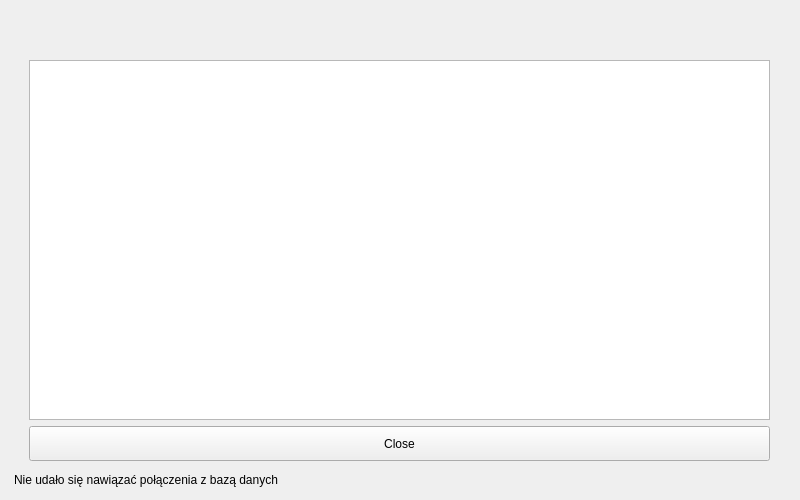
<?xml version="1.0" encoding="UTF-8"?>
<ui version="4.0">
 <class>database</class>
 <widget class="QWidget" name="database">
  <property name="geometry">
   <rect>
    <x>0</x>
    <y>0</y>
    <width>800</width>
    <height>500</height>
   </rect>
  </property>
  <property name="minimumSize">
   <size>
    <width>0</width>
    <height>500</height>
   </size>
  </property>
  <property name="maximumSize">
   <size>
    <width>999999</width>
    <height>500</height>
   </size>
  </property>
  <property name="windowTitle">
   <string>Spreadsheet</string>
  </property>
  <property name="styleSheet">
   <string notr="true">/*
 * The MIT License (MIT)
 *
 * Copyright (c) &lt;2013-2014&gt; &lt;Colin Duquesnoy&gt;
 *
 * Permission is hereby granted, free of charge, to any person obtaining a copy
 * of this software and associated documentation files (the &quot;Software&quot;), to deal
 * in the Software without restriction, including without limitation the rights
 * to use, copy, modify, merge, publish, distribute, sublicense, and/or sell
 * copies of the Software, and to permit persons to whom the Software is
 * furnished to do so, subject to the following conditions:
 * The above copyright notice and this permission notice shall be included in
 * all copies or substantial portions of the Software.
 * THE SOFTWARE IS PROVIDED &quot;AS IS&quot;, WITHOUT WARRANTY OF ANY KIND, EXPRESS OR
 * IMPLIED, INCLUDING BUT NOT LIMITED TO THE WARRANTIES OF MERCHANTABILITY,
 * FITNESS FOR A PARTICULAR PURPOSE AND NONINFRINGEMENT. IN NO EVENT SHALL THE
 * AUTHORS OR COPYRIGHT HOLDERS BE LIABLE FOR ANY CLAIM, DAMAGES OR OTHER
 * LIABILITY, WHETHER IN AN ACTION OF CONTRACT, TORT OR OTHERWISE, ARISING FROM,
 * OUT OF OR IN CONNECTION WITH THE SOFTWARE OR THE USE OR OTHER DEALINGS IN
 * THE SOFTWARE.
 */
QToolTip
{
    border: 1px solid #76797C;
    background-color: rgb(90, 102, 117);;
    color: white;
    padding: 5px;
    opacity: 200;
}
QWidget
{
    color: #eff0f1;
    background-color: #31363b;
    selection-background-color:#3daee9;
    selection-color: #eff0f1;
    background-clip: border;
    border-image: none;
    outline: 0;
}
QWidget:item:hover
{
    background-color: #3daee9;
    color: #eff0f1;
}
QWidget:item:selected
{
    background-color: #3daee9;
}
QCheckBox
{
    spacing: 5px;
    outline: none;
    color: #eff0f1;
    margin-bottom: 2px;
}
QCheckBox:disabled
{
    color: #76797C;
}
QCheckBox::indicator,
QGroupBox::indicator
{
    width: 18px;
    height: 18px;
}
QGroupBox::indicator
{
    margin-left: 2px;
}
QCheckBox::indicator:unchecked
{
    image: url(:/qss_icons/rc/checkbox_unchecked.png);
}
QCheckBox::indicator:unchecked:hover,
QCheckBox::indicator:unchecked:focus,
QCheckBox::indicator:unchecked:pressed,
QGroupBox::indicator:unchecked:hover,
QGroupBox::indicator:unchecked:focus,
QGroupBox::indicator:unchecked:pressed
{
  border: none;
    image: url(:/qss_icons/rc/checkbox_unchecked_focus.png);
}
QCheckBox::indicator:checked
{
    image: url(:/qss_icons/rc/checkbox_checked.png);
}
QCheckBox::indicator:checked:hover,
QCheckBox::indicator:checked:focus,
QCheckBox::indicator:checked:pressed,
QGroupBox::indicator:checked:hover,
QGroupBox::indicator:checked:focus,
QGroupBox::indicator:checked:pressed
{
  border: none;
    image: url(:/qss_icons/rc/checkbox_checked_focus.png);
}
QCheckBox::indicator:indeterminate
{
    image: url(:/qss_icons/rc/checkbox_indeterminate.png);
}
QCheckBox::indicator:indeterminate:focus,
QCheckBox::indicator:indeterminate:hover,
QCheckBox::indicator:indeterminate:pressed
{
    image: url(:/qss_icons/rc/checkbox_indeterminate_focus.png);
}
QCheckBox::indicator:checked:disabled,
QGroupBox::indicator:checked:disabled
{
    image: url(:/qss_icons/rc/checkbox_checked_disabled.png);
}
QCheckBox::indicator:unchecked:disabled,
QGroupBox::indicator:unchecked:disabled
{
    image: url(:/qss_icons/rc/checkbox_unchecked_disabled.png);
}
QRadioButton
{
    spacing: 5px;
    outline: none;
    color: #eff0f1;
    margin-bottom: 2px;
}
QRadioButton:disabled
{
    color: #76797C;
}
QRadioButton::indicator
{
    width: 21px;
    height: 21px;
}
QRadioButton::indicator:unchecked
{
    image: url(:/qss_icons/rc/radio_unchecked.png);
}
QRadioButton::indicator:unchecked:hover,
QRadioButton::indicator:unchecked:focus,
QRadioButton::indicator:unchecked:pressed
{
    border: none;
    outline: none;
    image: url(:/qss_icons/rc/radio_unchecked_focus.png);
}
QRadioButton::indicator:checked
{
    border: none;
    outline: none;
    image: url(:/qss_icons/rc/radio_checked.png);
}
QRadioButton::indicator:checked:hover,
QRadioButton::indicator:checked:focus,
QRadioButton::indicator:checked:pressed
{
    border: none;
    outline: none;
    image: url(:/qss_icons/rc/radio_checked_focus.png);
}
QRadioButton::indicator:checked:disabled
{
    outline: none;
    image: url(:/qss_icons/rc/radio_checked_disabled.png);
}
QRadioButton::indicator:unchecked:disabled
{
    image: url(:/qss_icons/rc/radio_unchecked_disabled.png);
}
QMenuBar
{
    background-color: #31363b;
    color: #eff0f1;
}
QMenuBar::item
{
    background: transparent;
}
QMenuBar::item:selected
{
    background: transparent;
    border: 1px solid #76797C;
}
QMenuBar::item:pressed
{
    border: 1px solid #76797C;
    background-color: #3daee9;
    color: #eff0f1;
    margin-bottom:-1px;
    padding-bottom:1px;
}
QMenu
{
    border: 1px solid #76797C;
    color: #eff0f1;
    margin: 2px;
}
QMenu::icon
{
    margin: 5px;
}
QMenu::item
{
    padding: 5px 30px 5px 30px;
    margin-left: 5px;
    border: 1px solid transparent; /* reserve space for selection border */
}
QMenu::item:selected
{
    color: #eff0f1;
}
QMenu::separator {
    height: 2px;
    background: lightblue;
    margin-left: 10px;
    margin-right: 5px;
}
QMenu::indicator {
    width: 18px;
    height: 18px;
}
/* non-exclusive indicator = check box style indicator
   (see QActionGroup::setExclusive) */
QMenu::indicator:non-exclusive:unchecked {
    image: url(:/qss_icons/rc/checkbox_unchecked.png);
}
QMenu::indicator:non-exclusive:unchecked:selected {
    image: url(:/qss_icons/rc/checkbox_unchecked_disabled.png);
}
QMenu::indicator:non-exclusive:checked {
    image: url(:/qss_icons/rc/checkbox_checked.png);
}
QMenu::indicator:non-exclusive:checked:selected {
    image: url(:/qss_icons/rc/checkbox_checked_disabled.png);
}
/* exclusive indicator = radio button style indicator (see QActionGroup::setExclusive) */
QMenu::indicator:exclusive:unchecked {
    image: url(:/qss_icons/rc/radio_unchecked.png);
}
QMenu::indicator:exclusive:unchecked:selected {
    image: url(:/qss_icons/rc/radio_unchecked_disabled.png);
}
QMenu::indicator:exclusive:checked {
    image: url(:/qss_icons/rc/radio_checked.png);
}
QMenu::indicator:exclusive:checked:selected {
    image: url(:/qss_icons/rc/radio_checked_disabled.png);
}
QMenu::right-arrow {
    margin: 5px;
    image: url(:/qss_icons/rc/right_arrow.png)
}
QWidget:disabled
{
    color: #454545;
    background-color: #31363b;
}
QAbstractItemView
{
    alternate-background-color: #31363b;
    color: #eff0f1;
    border: 1px solid 3A3939;
    border-radius: 2px;
}
QWidget:focus, QMenuBar:focus
{
    border: 1px solid #3daee9;
}
QTabWidget:focus, QCheckBox:focus, QRadioButton:focus, QSlider:focus
{
    border: none;
}
QLineEdit
{
    background-color: #232629;
    padding: 5px;
    border-style: solid;
    border: 1px solid #76797C;
    border-radius: 2px;
    color: #eff0f1;
}
QGroupBox {
    border:1px solid #76797C;
    border-radius: 2px;
    margin-top: 20px;
}
QGroupBox::title {
    subcontrol-origin: margin;
    subcontrol-position: top center;
    padding-left: 10px;
    padding-right: 10px;
    padding-top: 10px;
}
QAbstractScrollArea
{
    border-radius: 2px;
    border: 1px solid #76797C;
    background-color: transparent;
}
QScrollBar:horizontal
{
    height: 15px;
    margin: 3px 15px 3px 15px;
    border: 1px transparent #2A2929;
    border-radius: 4px;
    background-color: #2A2929;
}
QScrollBar::handle:horizontal
{
    background-color: #605F5F;
    min-width: 5px;
    border-radius: 4px;
}
QScrollBar::add-line:horizontal
{
    margin: 0px 3px 0px 3px;
    border-image: url(:/qss_icons/rc/right_arrow_disabled.png);
    width: 10px;
    height: 10px;
    subcontrol-position: right;
    subcontrol-origin: margin;
}
QScrollBar::sub-line:horizontal
{
    margin: 0px 3px 0px 3px;
    border-image: url(:/qss_icons/rc/left_arrow_disabled.png);
    height: 10px;
    width: 10px;
    subcontrol-position: left;
    subcontrol-origin: margin;
}
QScrollBar::add-line:horizontal:hover,QScrollBar::add-line:horizontal:on
{
    border-image: url(:/qss_icons/rc/right_arrow.png);
    height: 10px;
    width: 10px;
    subcontrol-position: right;
    subcontrol-origin: margin;
}
QScrollBar::sub-line:horizontal:hover, QScrollBar::sub-line:horizontal:on
{
    border-image: url(:/qss_icons/rc/left_arrow.png);
    height: 10px;
    width: 10px;
    subcontrol-position: left;
    subcontrol-origin: margin;
}
QScrollBar::up-arrow:horizontal, QScrollBar::down-arrow:horizontal
{
    background: none;
}
QScrollBar::add-page:horizontal, QScrollBar::sub-page:horizontal
{
    background: none;
}
QScrollBar:vertical
{
    background-color: #2A2929;
    width: 15px;
    margin: 15px 3px 15px 3px;
    border: 1px transparent #2A2929;
    border-radius: 4px;
}
QScrollBar::handle:vertical
{
    background-color: #605F5F;
    min-height: 5px;
    border-radius: 4px;
}
QScrollBar::sub-line:vertical
{
    margin: 3px 0px 3px 0px;
    border-image: url(:/qss_icons/rc/up_arrow_disabled.png);
    height: 10px;
    width: 10px;
    subcontrol-position: top;
    subcontrol-origin: margin;
}
QScrollBar::add-line:vertical
{
    margin: 3px 0px 3px 0px;
    border-image: url(:/qss_icons/rc/down_arrow_disabled.png);
    height: 10px;
    width: 10px;
    subcontrol-position: bottom;
    subcontrol-origin: margin;
}
QScrollBar::sub-line:vertical:hover,QScrollBar::sub-line:vertical:on
{
    border-image: url(:/qss_icons/rc/up_arrow.png);
    height: 10px;
    width: 10px;
    subcontrol-position: top;
    subcontrol-origin: margin;
}
QScrollBar::add-line:vertical:hover, QScrollBar::add-line:vertical:on
{
    border-image: url(:/qss_icons/rc/down_arrow.png);
    height: 10px;
    width: 10px;
    subcontrol-position: bottom;
    subcontrol-origin: margin;
}
QScrollBar::up-arrow:vertical, QScrollBar::down-arrow:vertical
{
    background: none;
}
QScrollBar::add-page:vertical, QScrollBar::sub-page:vertical
{
    background: none;
}
QTextEdit
{
    background-color: #232629;
    color: #eff0f1;
    border: 1px solid #76797C;
}
QPlainTextEdit
{
    background-color: #232629;;
    color: #eff0f1;
    border-radius: 2px;
    border: 1px solid #76797C;
}
QHeaderView::section
{
    background-color: #76797C;
    color: #eff0f1;
    padding: 5px;
    border: 1px solid #76797C;
}
QSizeGrip {
    image: url(:/qss_icons/rc/sizegrip.png);
    width: 12px;
    height: 12px;
}
QMainWindow::separator
{
    background-color: #31363b;
    color: white;
    padding-left: 4px;
    spacing: 2px;
    border: 1px dashed #76797C;
}
QMainWindow::separator:hover
{
    background-color: #787876;
    color: white;
    padding-left: 4px;
    border: 1px solid #76797C;
    spacing: 2px;
}
QMenu::separator
{
    height: 1px;
    background-color: #76797C;
    color: white;
    padding-left: 4px;
    margin-left: 10px;
    margin-right: 5px;
}
QFrame
{
    border-radius: 2px;
    border: 1px solid #76797C;
}
QFrame[frameShape=&quot;0&quot;]
{
    border-radius: 2px;
    border: 1px transparent #76797C;
}
QStackedWidget
{
    border: 1px transparent black;
}
QToolBar {
    border: 1px transparent #393838;
    background: 1px solid #31363b;
    font-weight: bold;
}
QToolBar::handle:horizontal {
    image: url(:/qss_icons/rc/Hmovetoolbar.png);
}
QToolBar::handle:vertical {
    image: url(:/qss_icons/rc/Vmovetoolbar.png);
}
QToolBar::separator:horizontal {
    image: url(:/qss_icons/rc/Hsepartoolbar.png);
}
QToolBar::separator:vertical {
    image: url(:/qss_icons/rc/Vsepartoolbars.png);
}
QPushButton
{
    color: #eff0f1;
    background-color: #31363b;
    border-width: 1px;
    border-color: #76797C;
    border-style: solid;
    padding: 5px;
    border-radius: 2px;
    outline: none;
}
QPushButton:disabled
{
    background-color: #31363b;
    border-width: 1px;
    border-color: #454545;
    border-style: solid;
    padding-top: 5px;
    padding-bottom: 5px;
    padding-left: 10px;
    padding-right: 10px;
    border-radius: 2px;
    color: #454545;
}
QPushButton:focus {
    background-color: #3daee9;
    color: white;
}
QPushButton:pressed
{
    background-color: #3daee9;
    padding-top: -15px;
    padding-bottom: -17px;
}
QComboBox
{
    selection-background-color: #3daee9;
    border-style: solid;
    border: 1px solid #76797C;
    border-radius: 2px;
    padding: 5px;
    min-width: 75px;
}
QPushButton:checked{
    background-color: #76797C;
    border-color: #6A6969;
}
QComboBox:hover,QPushButton:hover,QAbstractSpinBox:hover,QLineEdit:hover,QTextEdit:hover,QPlainTextEdit:hover,QAbstractView:hover,QTreeView:hover
{
    border: 1px solid #3daee9;
    color: #eff0f1;
}
QComboBox:on
{
    padding-top: 3px;
    padding-left: 4px;
    selection-background-color: #4a4a4a;
}
QComboBox QAbstractItemView
{
    background-color: #232629;
    border-radius: 2px;
    border: 1px solid #76797C;
    selection-background-color: #3daee9;
}
QComboBox::drop-down
{
    subcontrol-origin: padding;
    subcontrol-position: top right;
    width: 15px;
    border-left-width: 0px;
    border-left-color: darkgray;
    border-left-style: solid;
    border-top-right-radius: 3px;
    border-bottom-right-radius: 3px;
}
QComboBox::down-arrow
{
    image: url(:/qss_icons/rc/down_arrow_disabled.png);
}
QComboBox::down-arrow:on, QComboBox::down-arrow:hover,
QComboBox::down-arrow:focus
{
    image: url(:/qss_icons/rc/down_arrow.png);
}
QAbstractSpinBox {
    padding: 5px;
    border: 1px solid #76797C;
    background-color: #232629;
    color: #eff0f1;
    border-radius: 2px;
    min-width: 75px;
}
QAbstractSpinBox:up-button
{
    background-color: transparent;
    subcontrol-origin: border;
    subcontrol-position: center right;
}
QAbstractSpinBox:down-button
{
    background-color: transparent;
    subcontrol-origin: border;
    subcontrol-position: center left;
}
QAbstractSpinBox::up-arrow,QAbstractSpinBox::up-arrow:disabled,QAbstractSpinBox::up-arrow:off {
    image: url(:/qss_icons/rc/up_arrow_disabled.png);
    width: 10px;
    height: 10px;
}
QAbstractSpinBox::up-arrow:hover
{
    image: url(:/qss_icons/rc/up_arrow.png);
}
QAbstractSpinBox::down-arrow,QAbstractSpinBox::down-arrow:disabled,QAbstractSpinBox::down-arrow:off
{
    image: url(:/qss_icons/rc/down_arrow_disabled.png);
    width: 10px;
    height: 10px;
}
QAbstractSpinBox::down-arrow:hover
{
    image: url(:/qss_icons/rc/down_arrow.png);
}
QLabel
{
    border: 0px solid black;
}
QTabWidget{
    border: 0px transparent black;
}
QTabWidget::pane {
    border: 1px solid #76797C;
    padding: 5px;
    margin: 1px;
}
QTabBar
{
    qproperty-drawBase: 0;
    left: 5px; /* move to the right by 5px */
    border-radius: 3px;
}
QTabBar:focus
{
    border: 0px transparent black;
}
QTabBar::close-button  {
    image: url(:/qss_icons/rc/close.png);
    background: transparent;
}
QTabBar::close-button:hover
{
    image: url(:/qss_icons/rc/close-hover.png);
    background: transparent;
}
QTabBar::close-button:pressed {
    image: url(:/qss_icons/rc/close-pressed.png);
    background: transparent;
}
/* TOP TABS */
QTabBar::tab:top {
    color: #eff0f1;
    border: 1px solid #76797C;
    border-bottom: 1px transparent black;
    background-color: #31363b;
    padding: 5px;
    min-width: 50px;
    border-top-left-radius: 2px;
    border-top-right-radius: 2px;
}
QTabBar::tab:top:!selected
{
    color: #eff0f1;
    background-color: #54575B;
    border: 1px solid #76797C;
    border-bottom: 1px transparent black;
}
QTabBar::tab:top:!selected:hover {
    background-color: #3daee9;
}
/* BOTTOM TABS */
QTabBar::tab:bottom {
    color: #eff0f1;
    border: 1px solid #76797C;
    border-top: 1px transparent black;
    background-color: #31363b;
    padding: 5px;
    border-bottom-left-radius: 2px;
    border-bottom-right-radius: 2px;
    min-width: 50px;
}
QTabBar::tab:bottom:!selected
{
    color: #eff0f1;
    background-color: #54575B;
    border: 1px solid #76797C;
    border-top: 1px transparent black;
    border-bottom-left-radius: 2px;
    border-bottom-right-radius: 2px;
}
QTabBar::tab:bottom:!selected:hover {
    background-color: #3daee9;
}
/* LEFT TABS */
QTabBar::tab:left {
    color: #eff0f1;
    border: 1px solid #76797C;
    border-left: 1px transparent black;
    background-color: #31363b;
    padding: 5px;
    border-top-right-radius: 2px;
    border-bottom-right-radius: 2px;
    min-height: 50px;
}
QTabBar::tab:left:!selected
{
    color: #eff0f1;
    background-color: #54575B;
    border: 1px solid #76797C;
    border-left: 1px transparent black;
    border-top-right-radius: 2px;
    border-bottom-right-radius: 2px;
}
QTabBar::tab:left:!selected:hover {
    background-color: #3daee9;
}
/* RIGHT TABS */
QTabBar::tab:right {
    color: #eff0f1;
    border: 1px solid #76797C;
    border-right: 1px transparent black;
    background-color: #31363b;
    padding: 5px;
    border-top-left-radius: 2px;
    border-bottom-left-radius: 2px;
    min-height: 50px;
}
QTabBar::tab:right:!selected
{
    color: #eff0f1;
    background-color: #54575B;
    border: 1px transparent #76797C;
    border-right: 1px transparent black;
    border-top-left-radius: 0px;
    border-bottom-left-radius: 0px;
}
QTabBar::tab:right:!selected:hover {
    background-color: #3daee9;
}
QTabBar QToolButton::right-arrow:enabled {
     image: url(:/qss_icons/rc/right_arrow.png);
 }
 QTabBar QToolButton::left-arrow:enabled {
     image: url(:/qss_icons/rc/left_arrow.png);
 }
QTabBar QToolButton::right-arrow:disabled {
     image: url(:/qss_icons/rc/right_arrow_disabled.png);
 }
 QTabBar QToolButton::left-arrow:disabled {
     image: url(:/qss_icons/rc/left_arrow_disabled.png);
 }
QDockWidget {
    background: #31363b;
    border: 1px solid #403F3F;
    titlebar-close-icon: url(:/qss_icons/rc/close.png);
    titlebar-normal-icon: url(:/qss_icons/rc/undock.png);
}
QDockWidget::close-button, QDockWidget::float-button {
    border: 1px solid transparent;
    border-radius: 2px;
    background: transparent;
}
QDockWidget::close-button:hover, QDockWidget::float-button:hover {
    background: rgba(255, 255, 255, 10);
}
QDockWidget::close-button:pressed, QDockWidget::float-button:pressed {
    padding: 1px -1px -1px 1px;
    background: rgba(255, 255, 255, 10);
}
QTreeView, QListView
{
    border: 1px solid #76797C;
    background-color: #232629;
}
QTreeView:branch:selected, QTreeView:branch:hover
{
    background: url(:/qss_icons/rc/transparent.png);
}
QTreeView::branch:has-siblings:!adjoins-item {
    border-image: url(:/qss_icons/rc/transparent.png);
}
QTreeView::branch:has-siblings:adjoins-item {
    border-image: url(:/qss_icons/rc/transparent.png);
}
QTreeView::branch:!has-children:!has-siblings:adjoins-item {
    border-image: url(:/qss_icons/rc/transparent.png);
}
QTreeView::branch:has-children:!has-siblings:closed,
QTreeView::branch:closed:has-children:has-siblings {
    image: url(:/qss_icons/rc/branch_closed.png);
}
QTreeView::branch:open:has-children:!has-siblings,
QTreeView::branch:open:has-children:has-siblings  {
    image: url(:/qss_icons/rc/branch_open.png);
}
QTreeView::branch:has-children:!has-siblings:closed:hover,
QTreeView::branch:closed:has-children:has-siblings:hover {
    image: url(:/qss_icons/rc/branch_closed-on.png);
    }
QTreeView::branch:open:has-children:!has-siblings:hover,
QTreeView::branch:open:has-children:has-siblings:hover  {
    image: url(:/qss_icons/rc/branch_open-on.png);
    }
QListView::item:!selected:hover, QListView::item:!selected:hover, QTreeView::item:!selected:hover  {
    background: rgba(0, 0, 0, 0);
    outline: 0;
    color: #eff0f1
}
QListView::item:selected:hover, QListView::item:selected:hover, QTreeView::item:selected:hover  {
    background: #3daee9;
    color: #eff0f1;
}
QSlider::groove:horizontal {
    border: 1px solid #565a5e;
    height: 4px;
    background: #565a5e;
    margin: 0px;
    border-radius: 2px;
}
QSlider::handle:horizontal {
    background: #232629;
    border: 1px solid #565a5e;
    width: 16px;
    height: 16px;
    margin: -8px 0;
    border-radius: 9px;
}
QSlider::groove:vertical {
    border: 1px solid #565a5e;
    width: 4px;
    background: #565a5e;
    margin: 0px;
    border-radius: 3px;
}
QSlider::handle:vertical {
    background: #232629;
    border: 1px solid #565a5e;
    width: 16px;
    height: 16px;
    margin: 0 -8px;
    border-radius: 9px;
}
QToolButton {
    background-color: transparent;
    border: 1px transparent #76797C;
    border-radius: 2px;
    margin: 3px;
    padding: 5px;
}
QToolButton[popupMode=&quot;1&quot;] { /* only for MenuButtonPopup */
 padding-right: 20px; /* make way for the popup button */
 border: 1px #76797C;
 border-radius: 5px;
}
QToolButton[popupMode=&quot;2&quot;] { /* only for InstantPopup */
 padding-right: 10px; /* make way for the popup button */
 border: 1px #76797C;
}
QToolButton:hover, QToolButton::menu-button:hover {
    background-color: transparent;
    border: 1px solid #3daee9;
    padding: 5px;
}
QToolButton:checked, QToolButton:pressed,
        QToolButton::menu-button:pressed {
    background-color: #3daee9;
    border: 1px solid #3daee9;
    padding: 5px;
}
/* the subcontrol below is used only in the InstantPopup or DelayedPopup mode */
QToolButton::menu-indicator {
    image: url(:/qss_icons/rc/down_arrow.png);
    top: -7px; left: -2px; /* shift it a bit */
}
/* the subcontrols below are used only in the MenuButtonPopup mode */
QToolButton::menu-button {
    border: 1px transparent #76797C;
    border-top-right-radius: 6px;
    border-bottom-right-radius: 6px;
    /* 16px width + 4px for border = 20px allocated above */
    width: 16px;
    outline: none;
}
QToolButton::menu-arrow {
    image: url(:/qss_icons/rc/down_arrow.png);
}
QToolButton::menu-arrow:open {
    border: 1px solid #76797C;
}
QPushButton::menu-indicator  {
    subcontrol-origin: padding;
    subcontrol-position: bottom right;
    left: 8px;
}
QTableView
{
    border: 1px solid #76797C;
    gridline-color: #31363b;
    background-color: #232629;
}
QTableView, QHeaderView
{
    border-radius: 0px;
}
QTableView::item:pressed, QListView::item:pressed, QTreeView::item:pressed  {
    background: #3daee9;
    color: #eff0f1;
}
QTableView::item:selected:active, QTreeView::item:selected:active, QListView::item:selected:active  {
    background: #3daee9;
    color: #eff0f1;
}
QHeaderView
{
    background-color: #31363b;
    border: 1px transparent;
    border-radius: 0px;
    margin: 0px;
    padding: 0px;
}
QHeaderView::section  {
    background-color: #31363b;
    color: #eff0f1;
    padding: 5px;
    border: 1px solid #76797C;
    border-radius: 0px;
    text-align: center;
}
QHeaderView::section::vertical::first, QHeaderView::section::vertical::only-one
{
    border-top: 1px solid #76797C;
}
QHeaderView::section::vertical
{
    border-top: transparent;
}
QHeaderView::section::horizontal::first, QHeaderView::section::horizontal::only-one
{
    border-left: 1px solid #76797C;
}
QHeaderView::section::horizontal
{
    border-left: transparent;
}
QHeaderView::section:checked
 {
    color: white;
    background-color: #334e5e;
 }
 /* style the sort indicator */
QHeaderView::down-arrow {
    image: url(:/qss_icons/rc/down_arrow.png);
}
QHeaderView::up-arrow {
    image: url(:/qss_icons/rc/up_arrow.png);
}
QTableCornerButton::section {
    background-color: #31363b;
    border: 1px transparent #76797C;
    border-radius: 0px;
}
QToolBox  {
    padding: 5px;
    border: 1px transparent black;
}
QToolBox::tab {
    color: #eff0f1;
    background-color: #31363b;
    border: 1px solid #76797C;
    border-bottom: 1px transparent #31363b;
    border-top-left-radius: 5px;
    border-top-right-radius: 5px;
}
QToolBox::tab:selected { /* italicize selected tabs */
    font: italic;
    background-color: #31363b;
    border-color: #3daee9;
 }
QStatusBar::item {
    border: 1px solid #76797C;
    border-radius: 2px;
 }
QFrame[height=&quot;3&quot;], QFrame[width=&quot;3&quot;] {
    background-color: #76797C;
}
QSplitter::handle {
    border: 1px dashed #76797C;
}
QSplitter::handle:hover {
    background-color: #787876;
    border: 1px solid #76797C;
}
QSplitter::handle:horizontal {
    width: 1px;
}
QSplitter::handle:vertical {
    height: 1px;
}
QProgressBar {
    border: 1px solid #76797C;
    border-radius: 5px;
    text-align: center;
}
QProgressBar::chunk {
    background-color: #05B8CC;
}</string>
  </property>
  <widget class="QWidget" name="gridLayoutWidget">
   <property name="geometry">
    <rect>
     <x>29</x>
     <y>60</y>
     <width>741</width>
     <height>401</height>
    </rect>
   </property>
   <layout class="QGridLayout" name="gridLayout">
    <item row="0" column="0">
     <widget class="QTableView" name="tableView"/>
    </item>
    <item row="1" column="0">
     <widget class="QPushButton" name="closeButton">
      <property name="minimumSize">
       <size>
        <width>0</width>
        <height>35</height>
       </size>
      </property>
      <property name="text">
       <string>Close</string>
      </property>
     </widget>
    </item>
   </layout>
  </widget>
  <widget class="QLabel" name="label_dbStatus">
   <property name="geometry">
    <rect>
     <x>14</x>
     <y>470</y>
     <width>781</width>
     <height>20</height>
    </rect>
   </property>
   <property name="text">
    <string>Nie udało się nawiązać połączenia z bazą danych</string>
   </property>
  </widget>
 </widget>
 <resources/>
 <connections/>
</ui>
